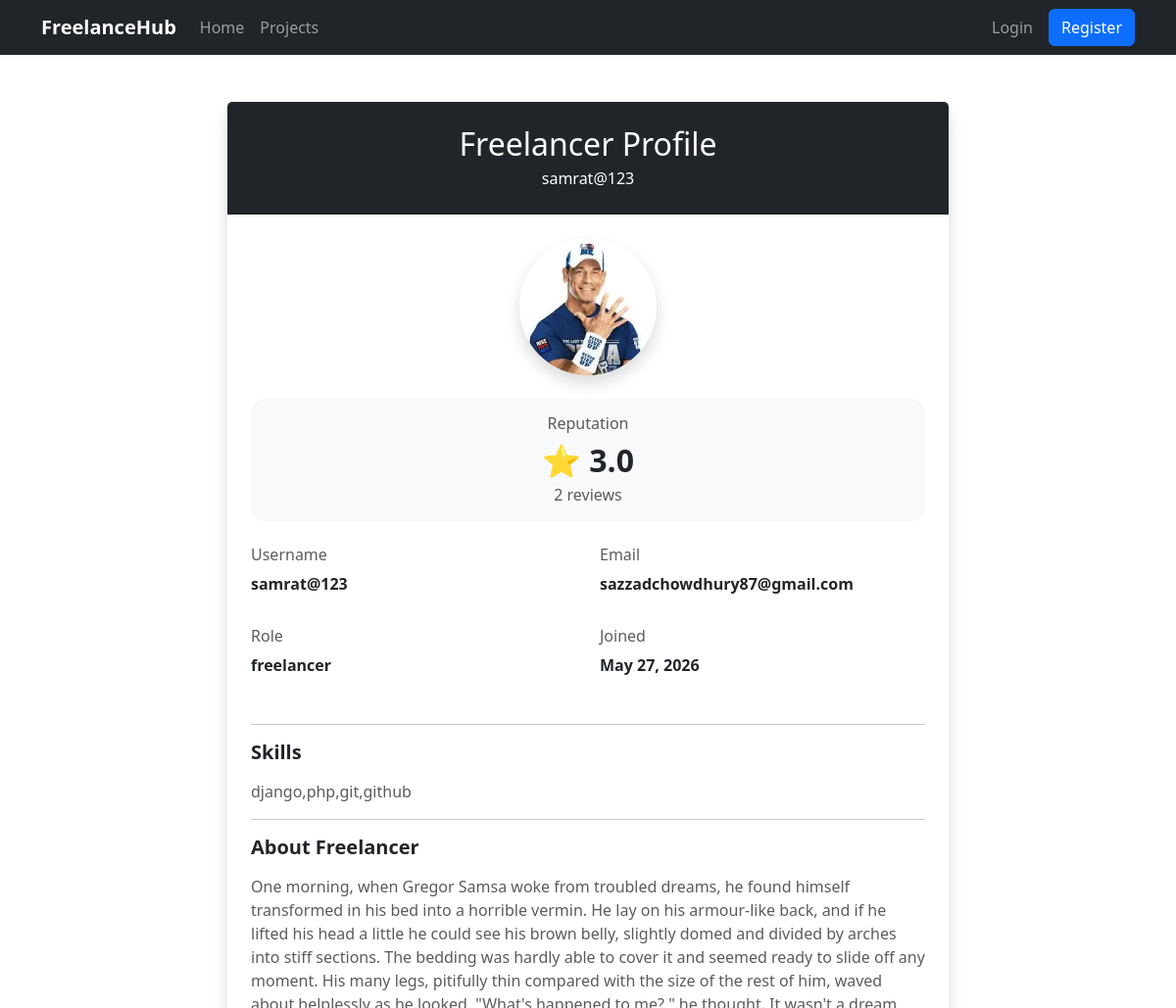
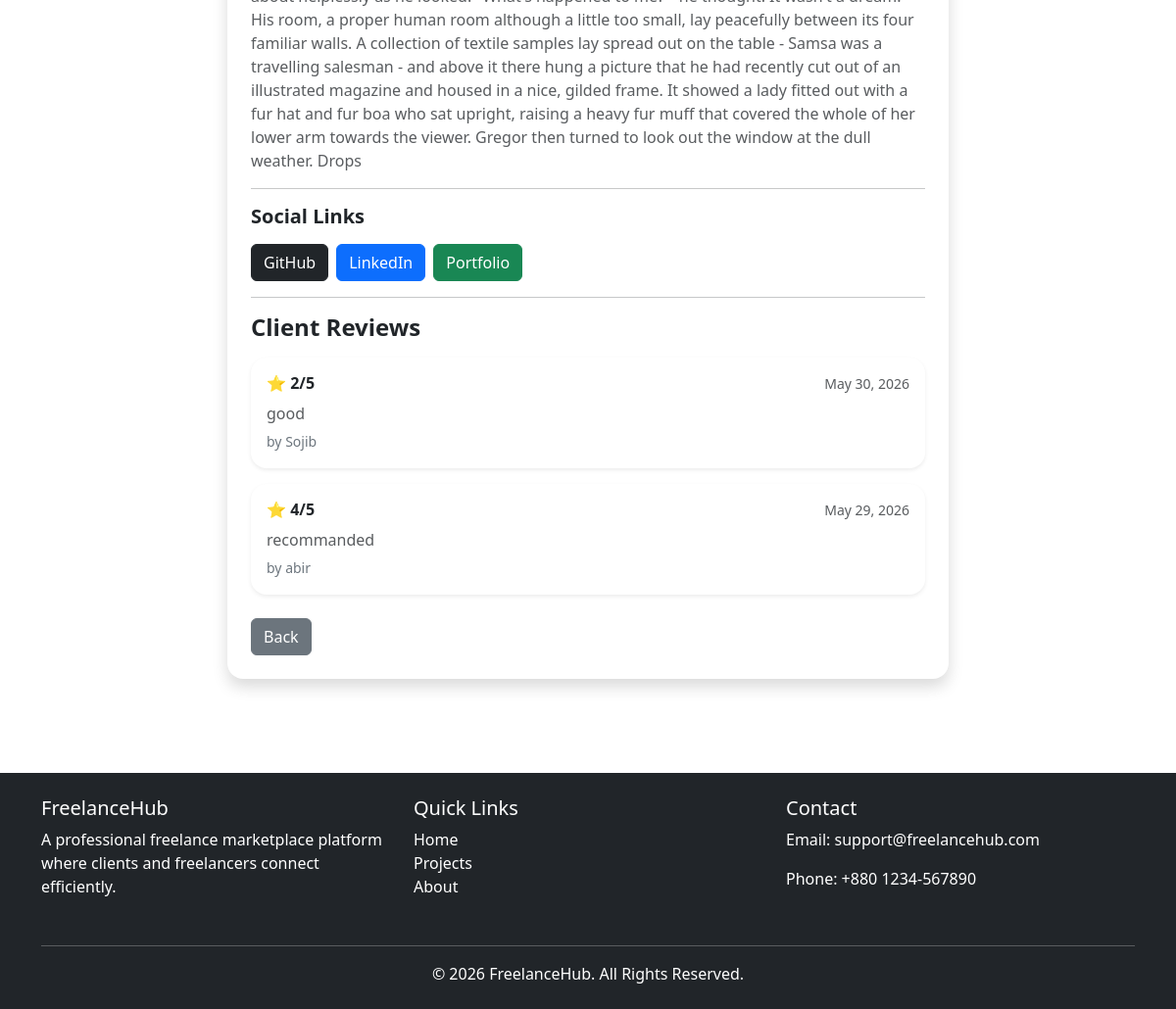
/proposals/freelancer/18/, run on the app's committed database (2 pictures, top to bottom).
### profiles/models.py (models this page shows, shortened)
class FreelanceProfile(models.Model):
    user = models.OneToOneField(
        settings.AUTH_USER_MODEL,
        on_delete=models.CASCADE,
        related_name='freelancer_profile'
    )
    profile_image = models.ImageField(
        upload_to='freelancers/',
        blank=True,
        null=True
    )
    bio = models.TextField(
        blank=True
    )
    skills = models.CharField(
        max_length=300,
        blank=True,
        help_text='Separate skills with commas'
    )
    category = models.ForeignKey(
    Category,
    on_delete=models.SET_NULL,
    null=True,
    blank=True
)
    github = models.URLField(
        blank=True
    )
    linkedin = models.URLField(
        blank=True
    )
    portfolio = models.URLField(
        blank=True
    )
    hourly_rate = models.DecimalField(
        max_digits=10,
        decimal_places=2,
        blank=True,
        null=True
    )

### accounts/models.py (models this page shows, shortened)
class User(AbstractUser):
    role= models.CharField(max_length=50,choices=ROLE_CHOICES)
    is_verified= models.BooleanField(default=False)

### reviews/models.py (models this page shows, shortened)
class Review(models.Model):
    project = models.OneToOneField(
        Project,
        on_delete=models.CASCADE
    )
    client = models.ForeignKey(
        settings.AUTH_USER_MODEL,
        on_delete=models.CASCADE,
        related_name='given_reviews'
    )
    freelancer = models.ForeignKey(
        settings.AUTH_USER_MODEL,
        on_delete=models.CASCADE,
        related_name='received_reviews'
    )
    rating = models.IntegerField()
    feedback = models.TextField()
    created_at = models.DateTimeField(
        auto_now_add=True
    )

### proposals/views.py (the view)
# urls.py: path('freelancer/<int:id>/',views.freelancer_profile,name='freelancer_profile'),
def freelancer_profile(request, id):
    profile = get_object_or_404(
        FreelanceProfile,
        user__id=id
    )
    reviews = Review.objects.filter(
        freelancer=profile.user
    ).order_by('-created_at')
    avg_rating = 0
    if reviews.exists():
        total = sum(
            review.rating
            for review in reviews
        )
        avg_rating = round(
            total / reviews.count(),
            1
        )
    return render(
        request,
        'proposals/freelancer_profile.html',
        {
            'profile_user': profile,
            'reviews': reviews,
            'avg_rating': avg_rating
        }
    )

### notifications/context_processors.py (called while the page is built)
def notification_count(request):
    count = 0
    if request.user.is_authenticated:
        count = Notification.objects.filter(
            user=request.user,
            is_read=False
        ).count()
    return {
        'notification_count': count
    }

### proposals/templates/proposals/freelancer_profile.html (shortened to what this page needs)
{% extends 'base.html' %}
{% block content %}
<div class="container py-5">
    <div class="row justify-content-center">
        <div class="col-lg-8">
            <div class="card shadow border-0 rounded-4">
                <div class="card-header bg-dark text-white text-center py-4">
                    <h2 class="mb-1">
                        Freelancer Profile
                    </h2>
                    <p class="mb-0">
                        {{ profile_user.user.username }}
                    </p>
                </div>
                <div class="card-body p-4">
                    <div class="text-center mb-4">
                        {% if profile_user.profile_image %}
                        <img
                            src="{{ profile_user.profile_image.url }}"
                            class="rounded-circle shadow"
                            width="140"
                            height="140"
                            style="object-fit:cover;"
                        >
                        {% else %}
                        <img
                            src="https://via.placeholder.com/140"
                            class="rounded-circle shadow"
                        >
                        {% endif %}
                    </div>
                    <div class="card border-0 bg-light rounded-4 mb-4">
                        <div class="card-body text-center">
                            <h6 class="text-muted mb-2">
                                Reputation
                            </h6>
                            <h2 class="fw-bold mb-1">
                                ⭐ {{ avg_rating }}
                            </h2>
                            <p class="mb-0 text-muted">
                                {{ reviews.count }}
                                review{{ reviews.count|pluralize }}
                            </p>
                        </div>
                    </div>
                    <div class="row">
                        <div class="col-md-6 mb-3">
                            <h6 class="text-muted">
                                Username
                            </h6>
                            <p class="fw-bold">
                                {{ profile_user.user.username }}
                            </p>
                        </div>
                        <div class="col-md-6 mb-3">
                            <h6 class="text-muted">
                                Email
                            </h6>
                            <p class="fw-bold">
                                {{ profile_user.user.email }}
                            </p>
                        </div>
                        <div class="col-md-6 mb-3">
                            <h6 class="text-muted">
                                Role
                            </h6>
                            <p class="fw-bold">
                                {{ profile_user.user.role }}
                            </p>
                        </div>
                        <div class="col-md-6 mb-3">
                            <h6 class="text-muted">
                                Joined
                            </h6>
                            <p class="fw-bold">
                                {{ profile_user.user.date_joined|date:"F d, Y" }}
                            </p>
                        </div>
                    </div>
                    <hr>
                    <h5 class="fw-bold mb-3">
                        Skills
                    </h5>
                    <p class="text-muted">
                        {% if profile_user.skills %}
                            {{ profile_user.skills }}
                        {% else %}
                            No skills added yet.
                        {% endif %}
                    </p>
                    <hr>
                    <h5 class="fw-bold mb-3">
                        About Freelancer
                    </h5>
                    <p class="text-muted">
                        {% if profile_user.bio %}
                            {{ profile_user.bio }}
                        {% else %}
                            No bio added yet.
                        {% endif %}
                    </p>
                    <hr>
                    <h5 class="fw-bold mb-3">
                        Social Links
                    </h5>
                    <div class="d-flex flex-wrap gap-2">
                        {% if profile_user.github %}
                        <a
                            href="{{ profile_user.github }}"
                            target="_blank"
                            class="btn btn-dark"
                        >
                            GitHub
                        </a>
                        {% endif %}
                        {% if profile_user.linkedin %}
                        <a
                            href="{{ profile_user.linkedin }}"
                            target="_blank"
                            class="btn btn-primary"
                        >
                            LinkedIn
                        </a>
                        {% endif %}
                        {% if profile_user.portfolio %}
                        <a
                            href="{{ profile_user.portfolio }}"
                            target="_blank"
                            class="btn btn-success"
                        >
                            Portfolio
                        </a>
                        {% endif %}
                    </div>
                    <hr>
                    <h4 class="fw-bold mb-3">
                        Client Reviews
                    </h4>
                    {% for review in reviews %}
                    <div
                        class="card border-0 shadow-sm rounded-4 mb-3"
                    >
                        <div class="card-body">
                            <div
                                class="d-flex justify-content-between align-items-center mb-2"
                            >
                                <h6 class="fw-bold mb-0">
                                    ⭐ {{ review.rating }}/5
                                </h6>
                                <small class="text-muted">
                                    {{ review.created_at|date:"M d, Y" }}
                                </small>
                            </div>
                            <p class="text-muted mb-1">
                                {{ review.feedback }}
                            </p>
                            <small class="text-secondary">
                                by {{ review.client.first_name }}
                            </small>
                        </div>
                    </div>
                    {% endfor %}
                    <div class="mt-4">
                        <a
                            href="javascript:history.back()"
                            class="btn btn-secondary"
                        >
                            Back
                        </a>
                    </div>
                </div>
            </div>
        </div>
    </div>
</div>
{% endblock %}

### data on the page
FreelanceProfile: user.username "samrat@123", profile_image (picture), user.email "sazzadchowdhury87@gmail.com", user.role "freelancer", user.date_joined "May 27, 2026", skills "django,php,git,github", bio "One morning, when Gregor Samsa woke from troubled dreams, he found himself transformed in his bed into a horrible vermin. He lay on his armour-like back, and if he lifted his head a little he could see his brown belly, slightly domed and divided by arches into stiff sections. The bedding was hardly able to cover it and seemed ready to slide off any moment. His many legs, pitifully thin compared with the size of the rest of him, waved about helplessly as he looked. \"What's happened to me? \" he thought. It wasn't a dream. His room, a proper human room although a little too small, lay peacefully between its four familiar walls. A collection of textile samples lay spread out on the table -…"
Review: rating "2", created_at "May 30, 2026", feedback "good", client.first_name "Sojib"
Review: rating "4", created_at "May 29, 2026", feedback "recommanded", client.first_name "abir"

### other printed values
{{ avg_rating }} "3.0"
{{ reviews.count }} "2"
